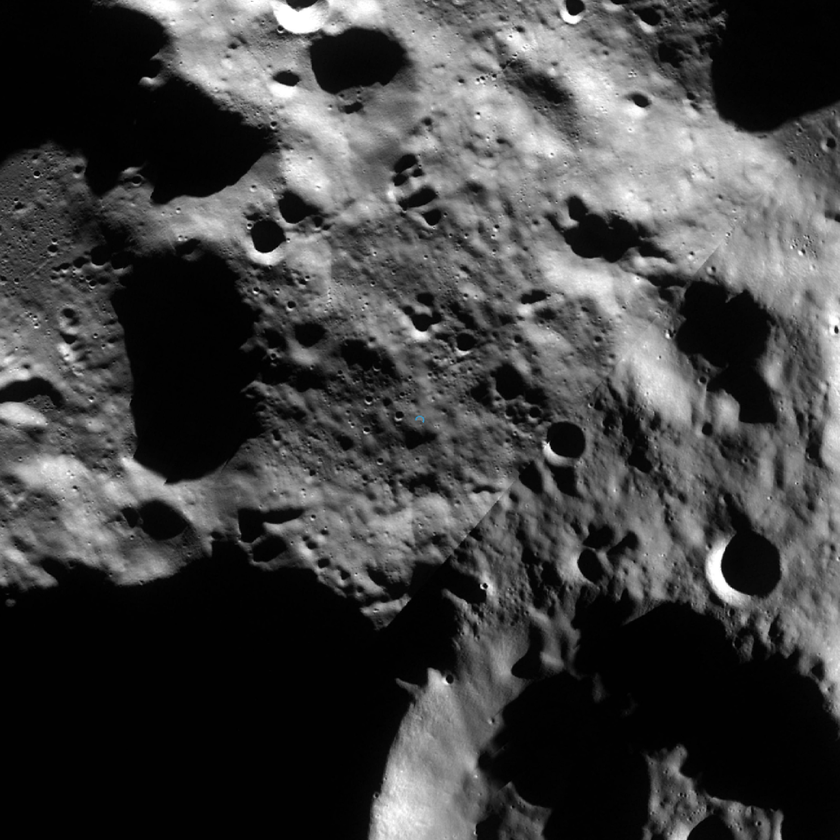
#> input picture landing-bingo/target.png, 840 x 840 px, shrunk from 1950 x 1950 before the run
$ python grid.py
#> lines starting #> are read from the running program, lines starting #| are printed output that depends on the picture
import matplotlib.pyplot as plt
import numpy as np
from PIL import Image
from matplotlib.patches import Circle

img = Image.open("target.png")
#> img is the input picture: PIL image 840x840 RGB; mean R, G, B 66.2, 66.2, 66.2
alphabet = "ABCDEFGHIJKLMNOPQRSTUVWXYZ"

fig, ax = plt.subplots(figsize=(img.size[0] / 100, img.size[1] / 100), facecolor="black")
fig.subplots_adjust(left=0, bottom=0, right=1, top=1)
plt.imshow(img, cmap="gray", interpolation="none")

ax.set_xlim(0, img.size[0])
ax.set_ylim(img.size[1], 0)
ax.set_axis_off()

center_x = img.size[0] / 2
#> center_x = 420
center_y = img.size[1] / 2
#> center_y = 420
center_coords = (center_x, center_y)
#> center_coords = (420, 420)
max_radius = min(img.size[0], img.size[1]) / 2
#> max_radius = 420

radii = np.linspace(0, max_radius, 7)
#> radii = [0, 70, 140, 210, 280, 350, 420]
radii = radii[1:]
#> radii = [70, 140, 210, 280, 350, 420]

center_circle_area = np.pi * radii[0] ** 2
previous_circle_area = center_circle_area

zone_angles_list = []
number_of_zones_list = []
for ii, radius in enumerate(radii):
    circle = Circle(
        center_coords,
        radius=radius,
        edgecolor="white",
        facecolor="none",
        linewidth=5,
    )
    ax.add_patch(circle)
    if ii == 0:
        ax.text(
            center_x,
            center_y,
            alphabet[ii],
            color="white",
            ha="center",
            va="center",
            fontsize=50,
            fontweight="bold",
        )
        continue
    circle_area = np.pi * radius**2
    segment_area = circle_area - previous_circle_area
    number_of_zones = np.ceil(segment_area / center_circle_area)
    number_of_zones_list.append(number_of_zones)
    zone_angles = np.linspace(0, 2 * np.pi, int(number_of_zones), endpoint=False)
    if number_of_zones % 2 == 0:
        zone_angles += np.pi
    elif ii % 2 == 0:
        zone_angles += np.pi / 2
    else:
        zone_angles -= np.pi / 2
    zone_angles_list.append(zone_angles)
    text_angles = zone_angles + np.pi / number_of_zones
    for angle in zone_angles:
        x_range = [
            center_x + radius * np.cos(angle),
            center_x + radii[ii - 1] * np.cos(angle),
        ]
        y_range = [
            center_y + radius * np.sin(angle),
            center_y + radii[ii - 1] * np.sin(angle),
        ]
        ax.plot(x_range, y_range, color="white", linewidth=5)
    for jj, angle in enumerate(text_angles):
        x_text = center_x + (radius + radii[ii - 1]) / 2 * np.cos(angle)
        y_text = center_y + (radius + radii[ii - 1]) / 2 * np.sin(angle)
        ax.text(
            x_text,
            y_text,
            f"{alphabet[ii]}{jj}",
            color="white",
            ha="center",
            va="center",
            fontsize=50,
            fontweight="bold",
        )
    previous_circle_area = circle_area

plt.savefig("grid.png", facecolor="None")
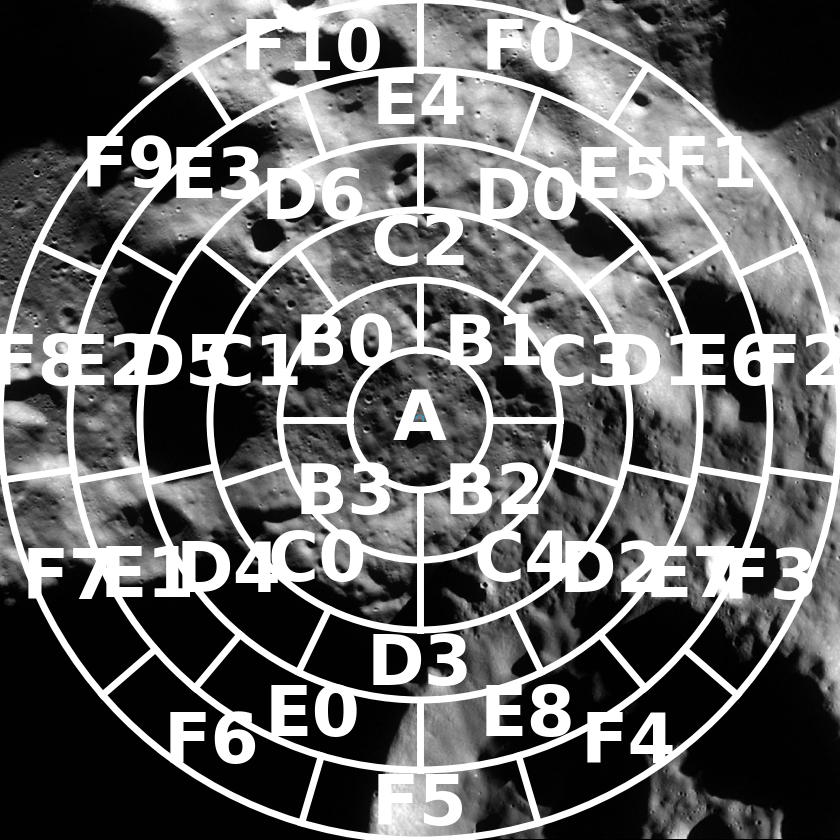
#> figure drawn by matplotlib, 1 panel
